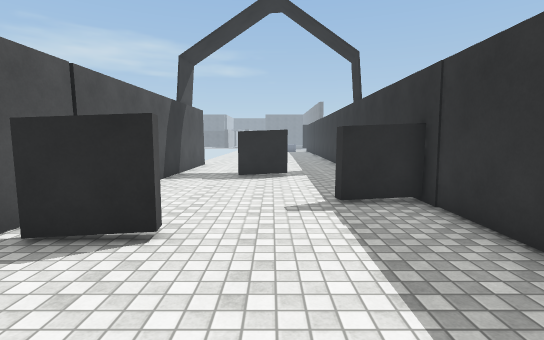
View 1 (above)

15 first-person views from a walk through a scene from a Unity 3-D project. The camera is 1.5 m above the floor, tilts 6° down and sees 85° across. The floor is counted in squares, 1 m on a side. Each view is taken from the middle of a square. On the plan, view 1 faces up. The plan holds only what a view shows up to about 15 squares ahead; the rest is blank. The place goes on beyond the plan. The player character is not drawn. Some animated figures are left out. Surface patterns are stand-ins for the level's own textures.

View 2
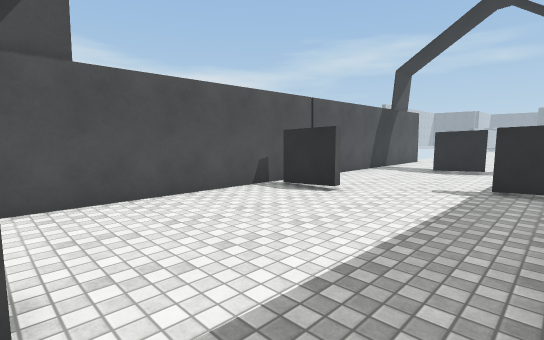

View 3
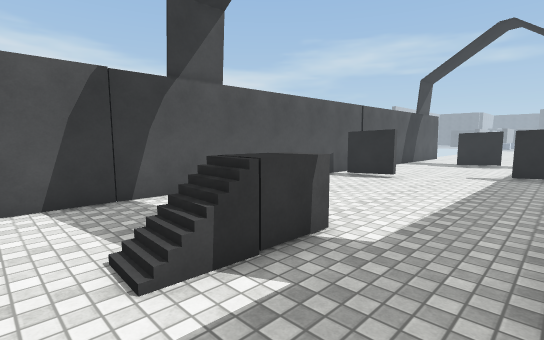

View 4
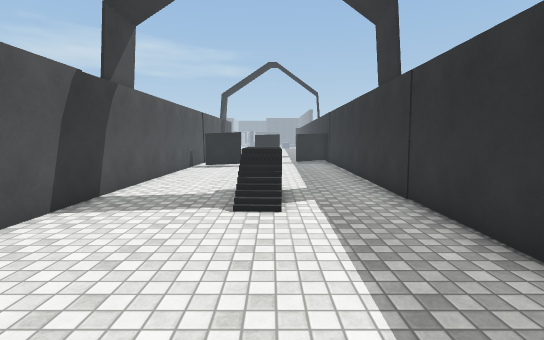

View 5
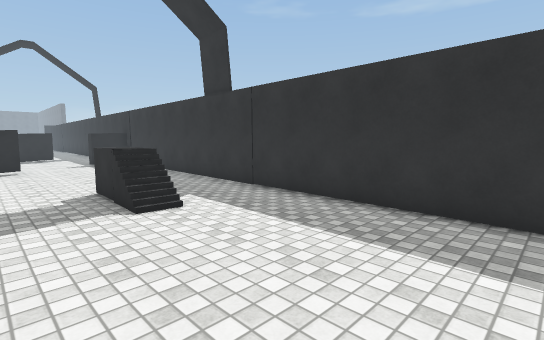

View 6
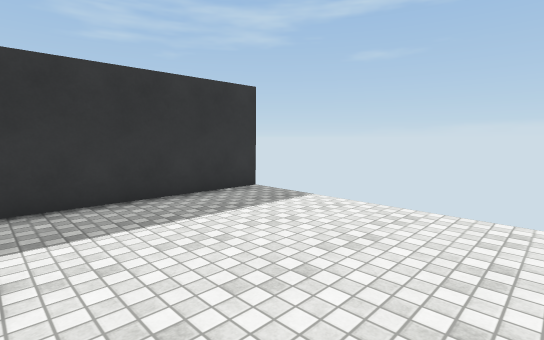

View 7
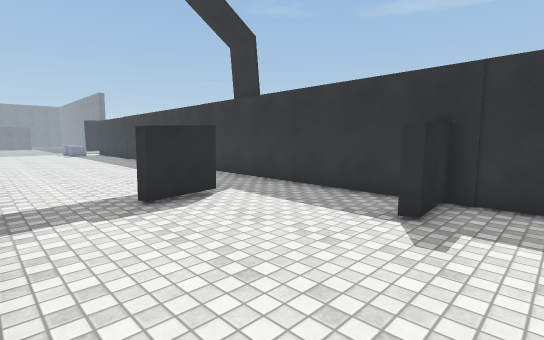

View 8
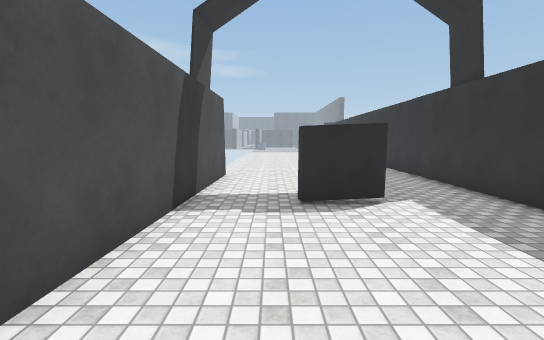

View 9
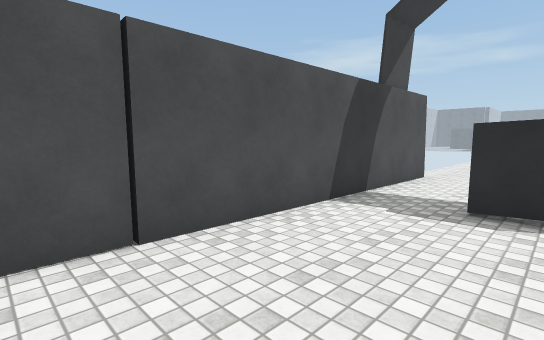

View 10
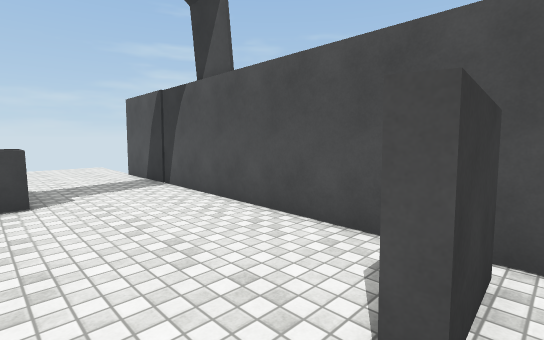

View 11
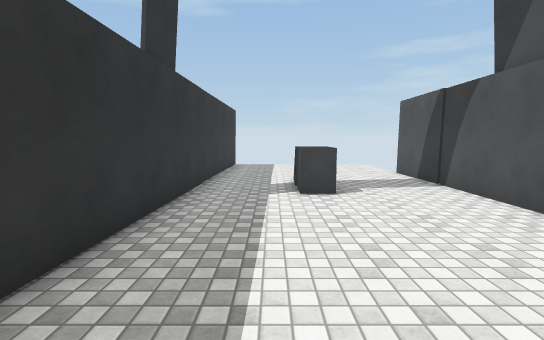

View 12
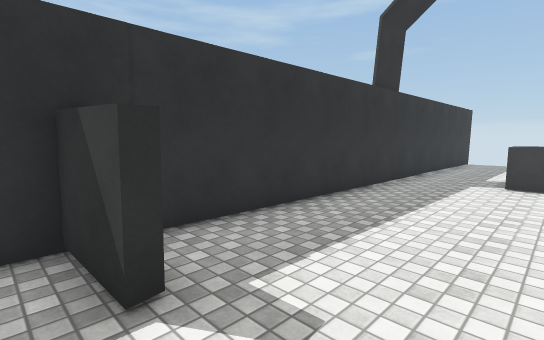

View 13
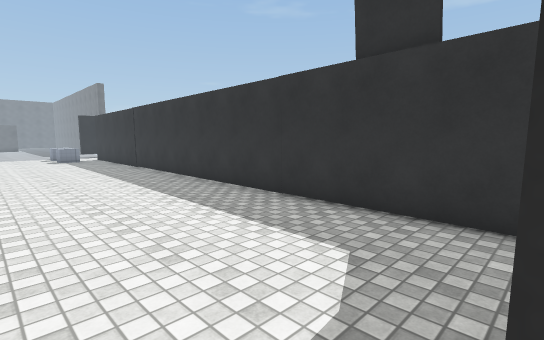

View 14
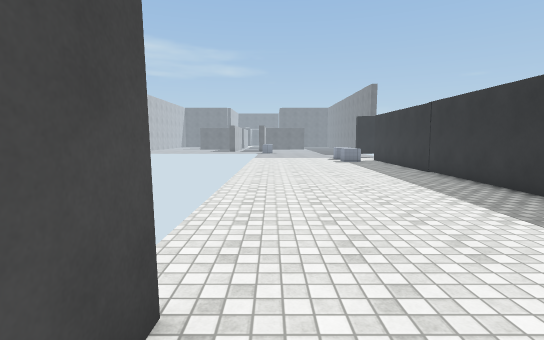

View 15
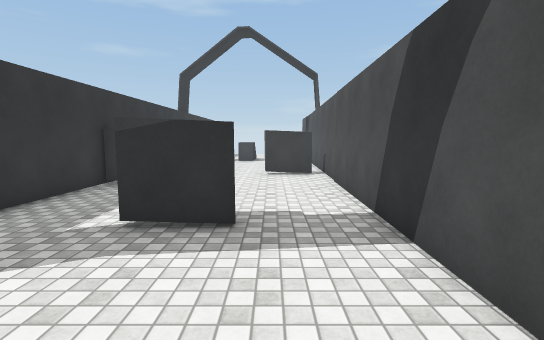

### Floor plan
Points are (right, up) in squares from view 1. A wall is a line through its corners. A room is listed if a view was taken in it or the views show most of it. See-through windows are left out.
Room 1 (views 1, 2, 3, 4, 5, 6, 7, 8, 9, 10, 11, 12, 13)
walls: (0.3, -2.8) (0.2, -4.1); (-3.7, 4.5) (-1.8, 4.6) (-1.7, 4.2) (-3.7, 4.1); (3.6, 6.9) (1.6, 6.8) (1.6, 7.2) (3.6, 7.3); (0.7, 11.8) (-1.3, 11.7) (-1.4, 12.1); (3.1, -12.5) (3.7, 12.4); (-4, 12.6) (-4.6, -8.1)
ways out: opening at (-2.5, 12) to room 2; opening at (2, 12) to room 2
Room 2 (views 14, 15)
walls: (-3.9, 17.3) (-4, 12.6); (-1.4, 12.1) (0.6, 12.1); (3.7, 12.4) (4.2, 30.1)
ways out: opening at (-2.5, 12) to room 1; opening at (2, 12) to room 1

Where each view was taken, in squares from view 1:
view 1: 0 up, 0 right, facing up
view 2: 3 down, 3 right, facing up-left
view 3: 7 down, 3 right, facing up-left
view 4: 12 down, 0 right, facing up
view 5: 12 down, 3 left, facing up-right
view 6: 6 down, 4 left, facing down-right
view 7: 5 up, 4 left, facing up-right
view 8: 5 up, 2 left, facing up
view 9: 5 up, 0 right, facing up-left
view 10: 5 up, 0 right, facing down-left
view 11: 5 up, 1 right, facing down
view 12: 8 up, 1 left, facing down-right
view 13: 12 up, 2 left, facing up-right
view 14: 15 up, 3 left, facing up
view 15: 17 up, 2 left, facing down
